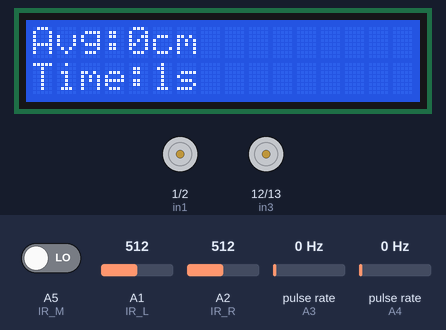
Bench run of a sketch on a simulated Arduino Uno, built with avr-gcc and run on an emulated ATmega328P. Parts: 16×2 character LCD, motor-driver pin pairs drawn as motors (green arrow = first pin HIGH = forward, orange = second pin HIGH = backward, longer = more drive, scaled by the enable pin). Wiring (inferred from the names in the program): 2 × pulse sensor: data A3 / data A4. The test bench sets the inputs (shaded band); at power-on: A1 (IR_L) = 512, A5 (IR_M) LOW, A2 (IR_R) = 512, pulse rate (sensors on A3, A4) 0 Hz.

Above: at 2.2 s.
2.3 s: A1 (IR_L) set to 407
4.6 s: A1 (IR_L) set to 389
At 5.9 s:
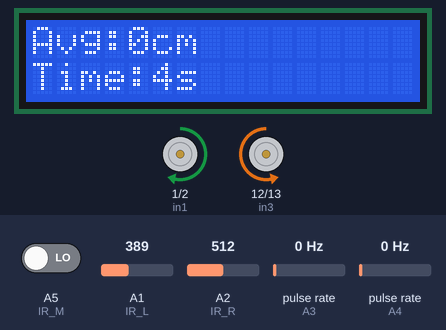
7.6 s: A5 (IR_M) driven HIGH
At 8.4 s:
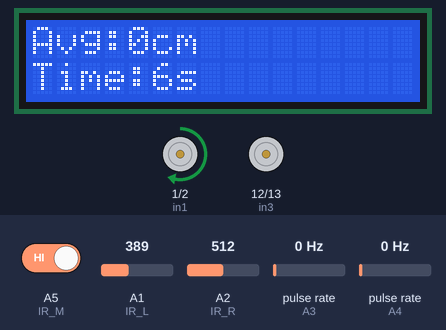
10.6 s: A1 (IR_L) set to 410
At 11.9 s:
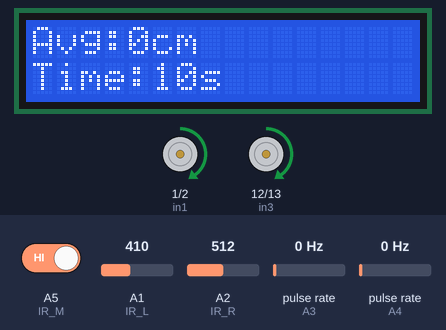
13.6 s: A2 (IR_R) set to 412
15.7 s: A2 (IR_R) set to 388
At 16.4 s:
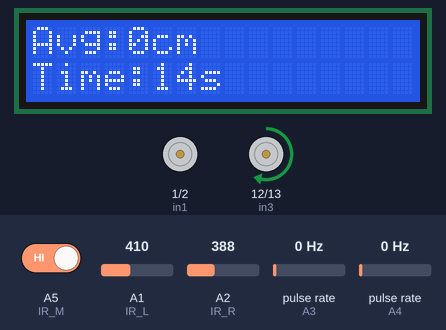
Timing chart, 0 to 18.7 s (numbered marks = the images above; inputs shaded):
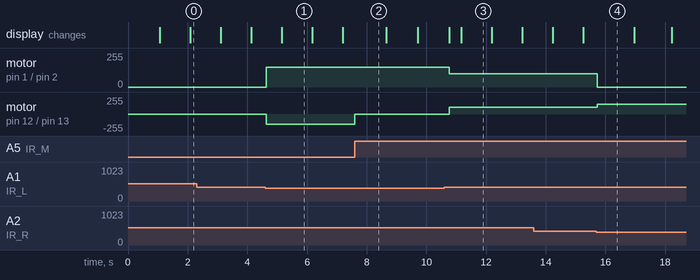

The sketch:

pjw2.ino
```cpp
#include <LiquidCrystal.h>
#include <PinChangeInterrupt.h>

LiquidCrystal lcd(8,9,4,5,6,7);

// ====== IR ======
const int IR_L = A1;
const int IR_R = A2;
const int IR_M = A5;

// ====== Motors ======
int enA = 3;
int in1 = 1;
int in2 = 2;

int enB = 11;
int in3 = 12;
int in4 = 13;

// ====== IR threshold ======
int leftThreshold  = 400;
int rightThreshold = 400;

// ====== Encoder settings ======
const int ENC_L = A4;
const int ENC_R = A3;

volatile long pL = 0, pR = 0;
volatile unsigned long lastUsL = 0, lastUsR = 0;
const unsigned long MIN_EDGE_US = 300;

const float WHEEL_DIAMETER_M = 0.065f;
const int   PULSES_PER_REV   = 20;
const float DIST_PER_PULSE_M = 3.1415926f * WHEEL_DIAMETER_M / PULSES_PER_REV;

// ====== Timer ======
unsigned long startTime = 0;

// ====== Encoder ISR ======
void onLeft(){
  unsigned long t = micros();
  if (digitalRead(ENC_L) == HIGH && (t - lastUsL > MIN_EDGE_US)) {
    pL++;
    lastUsL = t;
  }
}

void onRight(){
  unsigned long t = micros();
  if (digitalRead(ENC_R) == HIGH && (t - lastUsR > MIN_EDGE_US)) {
    pR++;
    lastUsR = t;
  }
}

void setup() {
  lcd.begin(16, 2);
  lcd.print("Line + Dist+Time");
  delay(1000);
  lcd.clear();

  startTime = millis();

  pinMode(IR_L, INPUT);
  pinMode(IR_R, INPUT);
  pinMode(IR_M, INPUT);

  pinMode(enA, OUTPUT);
  pinMode(enB, OUTPUT);
  pinMode(in1, OUTPUT);
  pinMode(in2, OUTPUT);
  pinMode(in3, OUTPUT);
  pinMode(in4, OUTPUT);

  pinMode(ENC_L, INPUT_PULLUP);
  pinMode(ENC_R, INPUT_PULLUP);

  attachPCINT(digitalPinToPCINT(ENC_L), onLeft, CHANGE);
  attachPCINT(digitalPinToPCINT(ENC_R), onRight, CHANGE);
}

void loop() {

  // ============ 显示平均距离 + 时间 =============
  static unsigned long lastLCD = 0;
  if (millis() - lastLCD > 200) {
    lastLCD = millis();

    long cL = pL;
    long cR = pR;

    // 平均距离（米 → cm）
    float dAvg = ((cL + cR) / 2.0) * DIST_PER_PULSE_M * 100.0;

    // 时间（秒）
    unsigned long elapsedSec = (millis() - startTime) / 1000;

    lcd.setCursor(0,0);
    lcd.print("Avg:");
    lcd.print((int)dAvg);
    lcd.print("cm   ");

    lcd.setCursor(0,1);
    lcd.print("Time:");
    lcd.print(elapsedSec);
    lcd.print("s    ");
  }


  // ============ 以下是你的循迹逻辑，不动 ============
  int vL = analogRead(IR_L);
  int vR = analogRead(IR_R);
  int vM = digitalRead(IR_M);

  if (vL > leftThreshold && vR > rightThreshold && vM == 1) {
    moveForward(100);
  }
  else if (vL > leftThreshold && vR < rightThreshold && vM ==0 ) {
    turnLeft(150);
  }
  else if (vR > rightThreshold && vL < leftThreshold && vM == 0) {
    turnRight(150);
  }
  else if (vR < rightThreshold && vL < leftThreshold && vM == 1){
    stopMotors();
    while(1){};
  }
  else if (vR > rightThreshold && vL < leftThreshold && vM==1){
      findleftline(150);
  }
  else if (vR < rightThreshold && vL > leftThreshold && vM==1){
      findrightline(150);
  }
  else {

  }
  delay(50);
}


// =======================
// Motor functions（原封不动）
// =======================
void moveForward(int speedVal) {
  analogWrite(enA, speedVal);
  analogWrite(enB, speedVal);
  digitalWrite(in1, HIGH);
  digitalWrite(in2, LOW);
  digitalWrite(in3, HIGH);
  digitalWrite(in4, LOW);
}

void turnLeft(int speedVal) {
  analogWrite(enA, speedVal);
  analogWrite(enB, speedVal);
  digitalWrite(in1, LOW);
  digitalWrite(in2, HIGH);
  digitalWrite(in3, HIGH);
  digitalWrite(in4, LOW);
}

void turnRight(int speedVal) {
  analogWrite(enA, speedVal);
  analogWrite(enB, speedVal);
  digitalWrite(in1, HIGH);
  digitalWrite(in2, LOW);
  digitalWrite(in3, LOW);
  digitalWrite(in4, HIGH);
}

void findrightline(int speedVal) {
  analogWrite(enA, speedVal);
  analogWrite(enB, speedVal);
  digitalWrite(in1, LOW);
  digitalWrite(in2, LOW);
  digitalWrite(in3, HIGH);
  digitalWrite(in4, LOW);
  delay(1200);
}


void findleftline(int speedVal) {
  analogWrite(enA, speedVal);
  analogWrite(enB, speedVal);
  digitalWrite(in1, HIGH);
  digitalWrite(in2, LOW);
  digitalWrite(in3, LOW);
  digitalWrite(in4, LOW);
  delay(1000);
}
void stopMotors() {
  analogWrite(enA, 0);
  analogWrite(enB, 0);
  digitalWrite(in1, LOW);
  digitalWrite(in2, LOW);
  digitalWrite(in3, LOW);
  digitalWrite(in4, LOW);
}
```

Measured:
- the behaviour switches between 400 and 399 on A1 (IR_L) (found by bisection; images 0 and 1)
- the behaviour switches between 400 and 399 on A2 (IR_R) (found by bisection; images 3 and 4)
- after the input at 4.6 s, motor on pin 1 (in1) / pin 2 (in2): stopped → forward 150/255 at once; motor on pin 12 (in3) / pin 13 (in4): stopped → backward 150/255 at once
- after the input at 7.6 s, motor on pin 12 (in3) / pin 13 (in4): backward 150/255 → stopped at once
- after the input at 10.6 s, motor on pin 1 (in1) / pin 2 (in2): forward 150/255 → forward 100/255 after 0.16 s; motor on pin 12 (in3) / pin 13 (in4): stopped → forward 100/255 after 0.16 s
- after the input at 15.7 s, motor on pin 1 (in1) / pin 2 (in2): forward 100/255 → stopped at once; motor on pin 12 (in3) / pin 13 (in4): forward 100/255 → forward 150/255 at once
- what the display in image 1 shows lasts 1.0 s, from 5.2 s to 6.2 s
